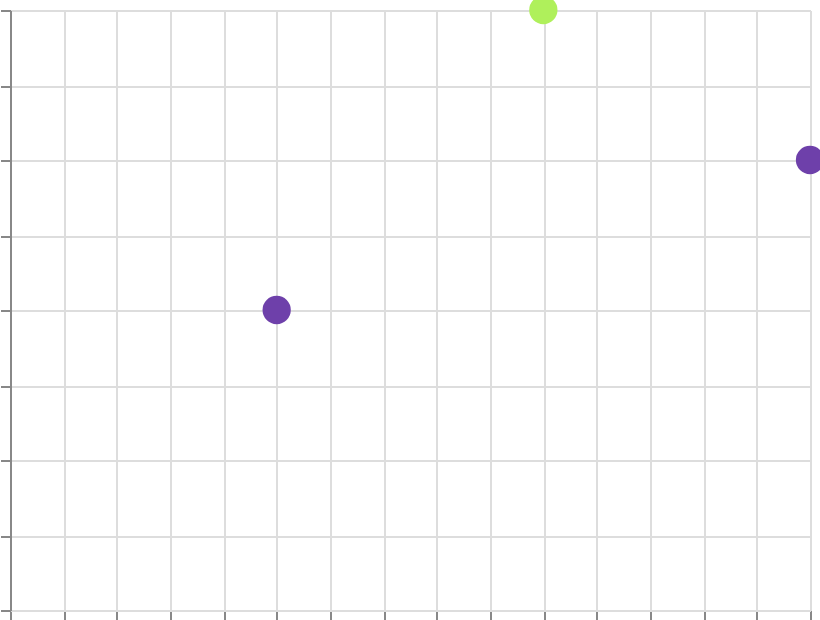

The Vega-Lite source for this figure:
### Vega specification from a JSON file in a GitHub repository (floating-point values rounded to 4 significant figures)
{"$schema": "https://vega.github.io/schema/vega/v6.json", "width": 400, "height": 300, "padding": 5, "autosize": "none", "data": [{"name": "table", "values": [{"x": 1, "y": 2, "val": 10}, {"x": 2, "y": 4, "val": 50}, {"x": 3, "y": 3, "val": 90}]}], "scales": [{"name": "x", "type": "linear", "domain": {"data": "table", "field": "x"}, "range": "width", "nice": true}, {"name": "y", "type": "linear", "domain": {"data": "table", "field": "y"}, "range": [{"signal": "height"}, 0], "nice": true}, {"name": "color", "type": "linear", "domain": {"data": "table", "field": "val"}, "reverse": true, "range": {"scheme": "rainbow"}}], "marks": [{"type": "symbol", "from": {"data": "table"}, "encode": {"update": {"x": {"scale": "x", "field": "x"}, "y": {"scale": "y", "field": "y"}, "size": {"value": 200}, "fill": {"scale": "color", "field": "val"}}}}], "axes": [{"scale": "x", "orient": "bottom", "grid": true, "labels": false}, {"scale": "y", "orient": "left", "grid": true, "labels": false}], "legends": [{"fill": "color"}]}
